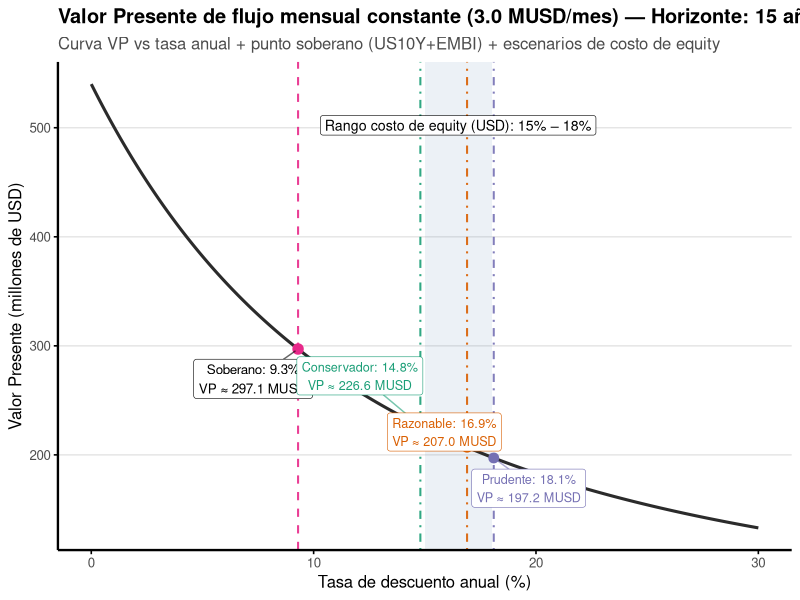
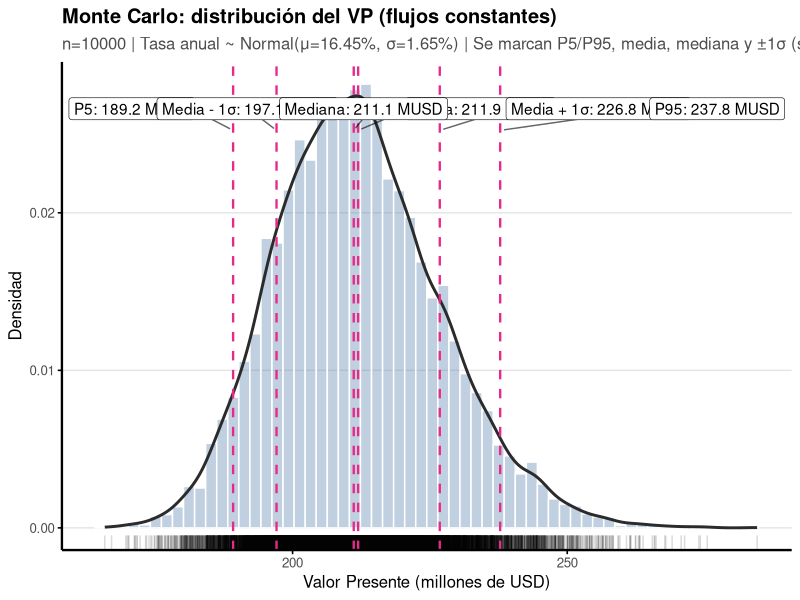

Reproduce these figures in R, in order.
# ============================
# VP de flujo MENSUAL con tasa ANUAL
# (curva + punto EMBI+US10Y + rango Costo de Equity: conservador/razonable/prudente)
# ============================

library(ggplot2)

# Si no lo tenés:
# install.packages("ggrepel")
library(ggrepel)

# ----------------------------
# Parámetros del problema
# ----------------------------
cf_mensual_usd <- 3e6      # 3 millones USD por mes
horizonte_anios <- 15      # <-- Cambiá esto si querés otro horizonte
n_meses <- horizonte_anios * 12

# ----------------------------
# Base macro (punto soberano: US10y + EMBI)
# ----------------------------
us10y <- 0.041
embi_spread <- 0.052
tasa_objetivo_anual <- us10y + embi_spread  # 0.093 (9,3%)

# ----------------------------
# Rango costo de equity (USD) a resaltar
# ----------------------------
tasa_eq_conservador <- 0.148   # ~14,8% (CAPM adj simple; beta=1; CRP=EMBI)
tasa_eq_razonable   <- 0.169   # ~16,9% (beta=1,2; CRP ajustado ~6,2%)
tasa_eq_prudente    <- 0.181   # ~18,1% (beta=1,3; CRP ajustado ~6,8%)

rango_eq_min <- 0.15
rango_eq_max <- 0.18

# ----------------------------
# Grilla de tasas ANUALES para graficar
# ----------------------------
tasas_anuales <- seq(0.00, 0.30, by = 0.001)   # 0% a 30% anual

# ----------------------------
# >>> AJUSTE CLAVE: tasa ANUAL -> tasa MENSUAL <<<
# ----------------------------
# IMPORTANTE:
# El flujo es mensual, pero la tasa es anual.
# Para descontar correctamente mes a mes, convertimos cada tasa anual (efectiva)
# a su equivalente mensual:
#   r_mensual = (1 + r_anual)^(1/12) - 1
#
# Esta línea es EXACTAMENTE donde está incorporado el ajuste:
tasas_mensuales <- (1 + tasas_anuales)^(1/12) - 1

# ----------------------------
# Cálculo de Valor Presente (VP) para una anualidad mensual
# VP = CF * [1 - (1+r_m)^(-n)] / r_m
# (tratamos el caso r_m = 0 para evitar división por cero)
# ----------------------------
vp_usd <- ifelse(
  tasas_mensuales == 0,
  cf_mensual_usd * n_meses,
  cf_mensual_usd * (1 - (1 + tasas_mensuales)^(-n_meses)) / tasas_mensuales
)

df <- data.frame(
  tasa_anual = tasas_anuales,
  vp_musd = vp_usd / 1e6
)

# ----------------------------
# Función auxiliar para VP dado r_anual
# ----------------------------
vp_musd_desde_tasa <- function(r_anual) {
  r_m <- (1 + r_anual)^(1/12) - 1
  vp <- if (r_m == 0) cf_mensual_usd * n_meses else cf_mensual_usd * (1 - (1 + r_m)^(-n_meses)) / r_m
  vp / 1e6
}

# ----------------------------
# Punto soberano (EMBI + US10y)
# ----------------------------
vp_obj_musd <- vp_musd_desde_tasa(tasa_objetivo_anual)

df_punto <- data.frame(
  tipo = "Soberano (US10Y + EMBI)",
  tasa_anual = tasa_objetivo_anual,
  vp_musd = vp_obj_musd,
  label = sprintf("Soberano: %.1f%%\nVP ≈ %.1f MUSD",
                  tasa_objetivo_anual * 100, vp_obj_musd)
)

# Escenarios equity
df_eq <- data.frame(
  escenario = c("Conservador", "Razonable", "Prudente"),
  tasa_anual = c(tasa_eq_conservador, tasa_eq_razonable, tasa_eq_prudente)
)
df_eq$vp_musd <- sapply(df_eq$tasa_anual, vp_musd_desde_tasa)
df_eq$label <- sprintf("%s: %.1f%%\nVP ≈ %.1f MUSD",
                       df_eq$escenario, df_eq$tasa_anual * 100, df_eq$vp_musd)

# ----------------------------
# Estética: paleta simple y consistente
# ----------------------------
colores_escenarios <- c(
  "Conservador" = "#1B9E77",
  "Razonable"   = "#D95F02",
  "Prudente"    = "#7570B3"
)

color_curva <- "#2B2B2B"
color_soberano <- "#E7298A"

# ----------------------------
# Plot
# ----------------------------
ggplot(df, aes(x = tasa_anual * 100, y = vp_musd)) +
  # Rango de costo de equity (15% a 18%)
  annotate(
    "rect",
    xmin = rango_eq_min * 100, xmax = rango_eq_max * 100,
    ymin = -Inf, ymax = Inf,
    alpha = 0.10, fill = "#4C78A8"
  ) +

  # Curva
  geom_line(linewidth = 1.05, color = color_curva) +

  # Línea vertical soberano
  geom_vline(xintercept = tasa_objetivo_anual * 100, linetype = "dashed",
             linewidth = 0.7, color = color_soberano, alpha = 0.9) +

  # Punto soberano
  geom_point(
    data = df_punto,
    aes(x = tasa_anual * 100, y = vp_musd),
    size = 3.2, color = color_soberano
  ) +

  # Etiqueta soberano (repel)
  ggrepel::geom_label_repel(
    data = df_punto,
    aes(x = tasa_anual * 100, y = vp_musd, label = label),
    size = 3.4,
    min.segment.length = 0,
    box.padding = 0.45,
    point.padding = 0.25,
    label.size = 0.2,
    segment.alpha = 0.6,
    seed = 123
  ) +

  # Líneas verticales para los 3 escenarios (costo de equity)
  geom_vline(
    data = df_eq,
    aes(xintercept = tasa_anual * 100, color = escenario),
    linetype = "dotdash",
    linewidth = 0.7,
    alpha = 0.9
  ) +
  # Puntos para los 3 escenarios
  geom_point(
    data = df_eq,
    aes(x = tasa_anual * 100, y = vp_musd, color = escenario),
    size = 3.0
  ) +
  # Etiquetas para los 3 escenarios (evita solapamiento básico con repel)
  ggrepel::geom_label_repel(
    data = df_eq,
    aes(x = tasa_anual * 100, y = vp_musd, label = label, color = escenario),
    size = 3.2,
    min.segment.length = 0,
    box.padding = 0.45,
    point.padding = 0.25,
    label.size = 0.2,
    segment.alpha = 0.6,
    seed = 456,
    show.legend = FALSE
  ) +

  # Texto discreto de la banda
  annotate(
    "label",
    x = ((rango_eq_min + rango_eq_max) / 2) * 100,
    y = max(df$vp_musd) * 0.93,
    label = "Rango costo de equity (USD): 15% – 18%",
    size = 3.6,
    label.size = 0.2,
    alpha = 0.95
  ) +

  scale_color_manual(values = colores_escenarios) +

  labs(
    x = "Tasa de descuento anual (%)",
    y = "Valor Presente (millones de USD)",
    title = sprintf("Valor Presente de flujo mensual constante (%.1f MUSD/mes) — Horizonte: %d años",
                    cf_mensual_usd / 1e6, horizonte_anios),
    subtitle = "Curva VP vs tasa anual + punto soberano (US10Y+EMBI) + escenarios de costo de equity"
  ) +

  # ✅ Ejes visibles y grilla suave
  theme_classic(base_size = 12) +
  theme(
    axis.line = element_line(linewidth = 0.8, color = "black"),
    axis.ticks = element_line(color = "black"),
    plot.title = element_text(face = "bold"),
    plot.subtitle = element_text(color = "gray30"),
    panel.grid.major.y = element_line(color = "gray90", linewidth = 0.5),
    panel.grid.major.x = element_blank(),
    legend.position = "none"
  )

  # ============================
# MONTE CARLO: distribución del VP (10.000 sims)
# Tasas ~ Normal(mu, sigma)
# ============================

set.seed(123)  # reproducible

n_sims <- 10000

# Parámetros de la normal (tasa anual)
mu_tasa <- 0.1645   # 16,45%
sigma_tasa <- 0.0165 # 1,65%

tasas_mc <- rnorm(n_sims, mean = mu_tasa, sd = sigma_tasa)

# Recomendación práctica: truncar para evitar tasas negativas
# (con estos parámetros es rarísimo, pero por prolijidad)
tasas_mc <- pmax(tasas_mc, 0)

# (Opcional) también podés capear a 30% si querés mantener coherencia con la grilla:
tasas_mc <- pmin(tasas_mc, 0.30)

vp_mc_musd <- sapply(tasas_mc, vp_musd_desde_tasa)

df_mc <- data.frame(
  tasa_anual = tasas_mc,
  vp_musd = vp_mc_musd
)

# Estadísticos del VP
vp_media  <- mean(df_mc$vp_musd)
vp_mediana <- median(df_mc$vp_musd)
vp_sd     <- sd(df_mc$vp_musd)
vp_p5     <- unname(quantile(df_mc$vp_musd, 0.05))
vp_p95    <- unname(quantile(df_mc$vp_musd, 0.95))

df_stats <- data.frame(
  tipo = c("P5", "Media - 1σ", "Media", "Mediana", "Media + 1σ", "P95"),
  vp_musd = c(vp_p5, vp_media - vp_sd, vp_media, vp_mediana, vp_media + vp_sd, vp_p95)
)

df_stats$label <- sprintf(
  "%s: %.1f MUSD",
  df_stats$tipo,
  df_stats$vp_musd
)

# Para posicionar etiquetas arriba (usamos densidad)
dens <- density(df_mc$vp_musd)
y_top <- max(dens$y)

# Gráfico Monte Carlo: histograma + densidad + rug + líneas
ggplot(df_mc, aes(x = vp_musd)) +
  geom_histogram(aes(y = after_stat(density)),
                 bins = 60, alpha = 0.35, fill = "#4C78A8", color = "white") +
  geom_density(linewidth = 1.0, color = "#2B2B2B") +
  geom_rug(alpha = 0.15) +

  # Líneas verticales para los estadísticos
  geom_vline(data = df_stats, aes(xintercept = vp_musd),
             linewidth = 0.8, linetype = "dashed", color = "#E7298A") +

  # Etiquetas (repel) sin solaparse
  ggrepel::geom_label_repel(
    data = df_stats,
    aes(x = vp_musd, y = y_top * 0.92, label = label),
    direction = "x",
    nudge_y = y_top * 0.05,
    min.segment.length = 0,
    box.padding = 0.35,
    point.padding = 0.25,
    label.size = 0.2,
    segment.alpha = 0.6,
    seed = 999
  ) +

  labs(
    x = "Valor Presente (millones de USD)",
    y = "Densidad",
    title = "Monte Carlo: distribución del VP (flujos constantes)",
    subtitle = sprintf(
      "n=%d | Tasa anual ~ Normal(μ=%.2f%%, σ=%.2f%%) | Se marcan P5/P95, media, mediana y ±1σ (sobre VP)",
      n_sims, mu_tasa * 100, sigma_tasa * 100
    )
  ) +
  theme_classic(base_size = 12) +
  theme(
    axis.line = element_line(linewidth = 0.8, color = "black"),
    axis.ticks = element_line(color = "black"),
    plot.title = element_text(face = "bold"),
    plot.subtitle = element_text(color = "gray30"),
    panel.grid.major.y = element_line(color = "gray90", linewidth = 0.5),
    panel.grid.major.x = element_blank()
  )